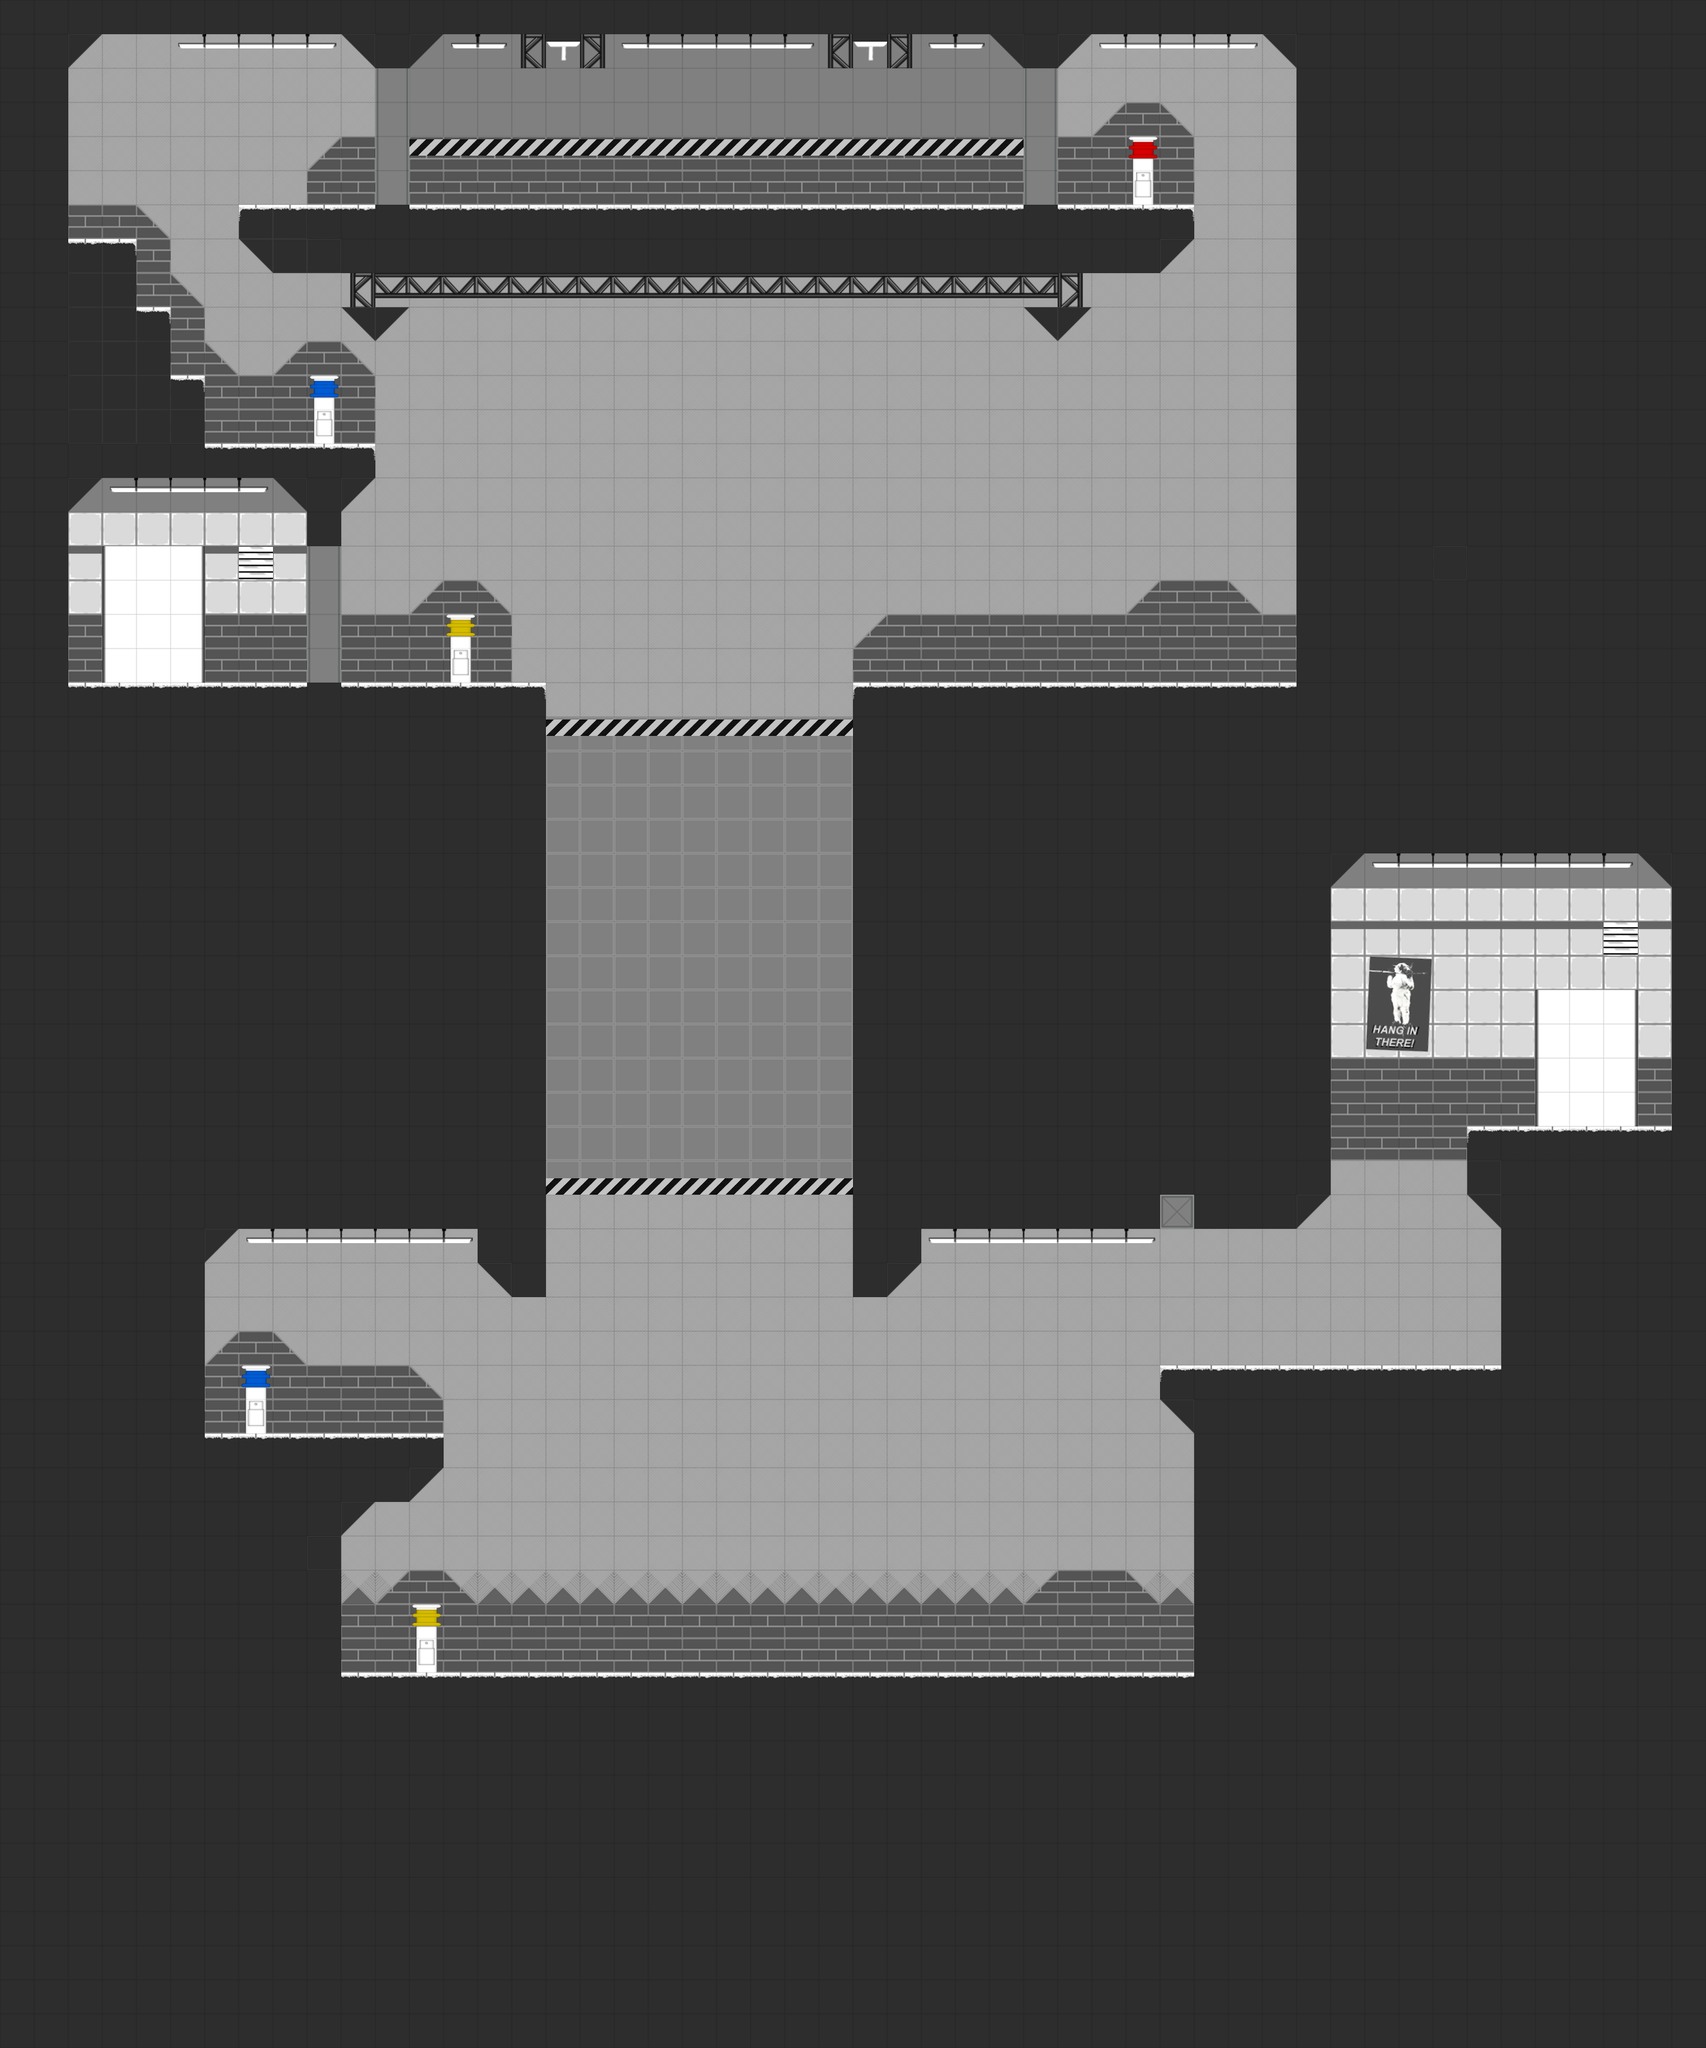

A level layout from a 2D game, rendered from its tile map. Below: a short description, then the map file with tile-grid data replaced by summaries:
An orthogonal 50x60 tile map with 50x50 px tiles, 4 tile layers (New Background, New Transparency Layer, Decorations, Walkable Terrain New), 2 tilesets and 15 objects (3x door, 2x blue, 2x yellow, 2x turret, red, ...).

<map version="1.0" orientation="orthogonal" renderorder="right-down" width="50" height="60" tilewidth="50" tileheight="50" nextobjectid="63">
 <tileset firstgid="1" name="Test" tilewidth="50" tileheight="50" tilecount="32" columns="16">
  <image source="../images/tileSet/TileSheet.png" width="815" height="101" />
 </tileset>
 <tileset firstgid="33" name="Decorations" tilewidth="50" tileheight="50" tilecount="259" columns="37">
  <image source="../images/tileSet/decorations_spritesheet.png" width="1850" height="350" />
 </tileset>
 <layer name="New Background" width="50" height="60">
  <properties>
   <property name="nocollide" value="true" />
   <property name="tileset" value="Test" />
  </properties>
  <data>[3000 cells, 1235 non-empty, 11 distinct tile ids]</data>
 </layer>
 <layer name="New Transparency Layer" width="50" height="60">
  <properties>
   <property name="nocollide" value="true" />
   <property name="tileset" value="Test" />
  </properties>
  <data>[3000 cells, 104 non-empty, 12 distinct tile ids]</data>
 </layer>
 <layer name="Decorations" width="50" height="60">
  <properties>
   <property name="nocollide" value="true" />
   <property name="tileset" value="Decorations" />
  </properties>
  <data>[3000 cells, 82 non-empty, 13 distinct tile ids]</data>
 </layer>
 <layer name="Walkable Terrain New" width="50" height="60">
  <properties>
   <property name="tileset" value="Test" />
  </properties>
  <data>[3000 cells, 1790 non-empty, 5 distinct tile ids]</data>
 </layer>
 <objectgroup color="#aa0000" name="Objects">
  <object id="38" type="blue" x="450" y="551.333" width="50" height="100" />
  <object id="39" type="yellow" x="649.333" y="898.667" width="48" height="102.667" />
  <object id="40" type="red" x="1653.33" y="197.333" width="46.6667" height="105.333" />
  <object id="41" type="blue" x="354.667" y="2002.67" width="40" height="101.333" />
  <object id="42" type="yellow" x="598.667" y="2346.67" width="46.6667" height="102.667" />
  <object id="45" type="start" x="154.667" y="794.667" width="142.667" height="204" />
  <object id="46" type="end" x="2253.33" y="1452" width="142.667" height="200" />
  <object id="48" type="turret" x="801.333" y="52" width="48" height="48" />
  <object id="51" type="turret" x="1250.67" y="50.6667" width="49.3333" height="48" />
  <object id="52" type="door" x="553.333" y="100" width="44" height="200" />
  <object id="55" type="door" x="1502.67" y="100" width="45.3333" height="197.333" />
  <object id="56" type="door" x="452" y="801.333" width="45.3333" height="198.667" />
  <object id="59" type="box" x="1300" y="899" width="100" height="99" />
  <object id="61" type="fan" x="1701" y="1751" width="48" height="45" />
  <object id="62" type="pitty_the_fool" x="801" y="1053" width="452" height="698" />
 </objectgroup>
</map>
